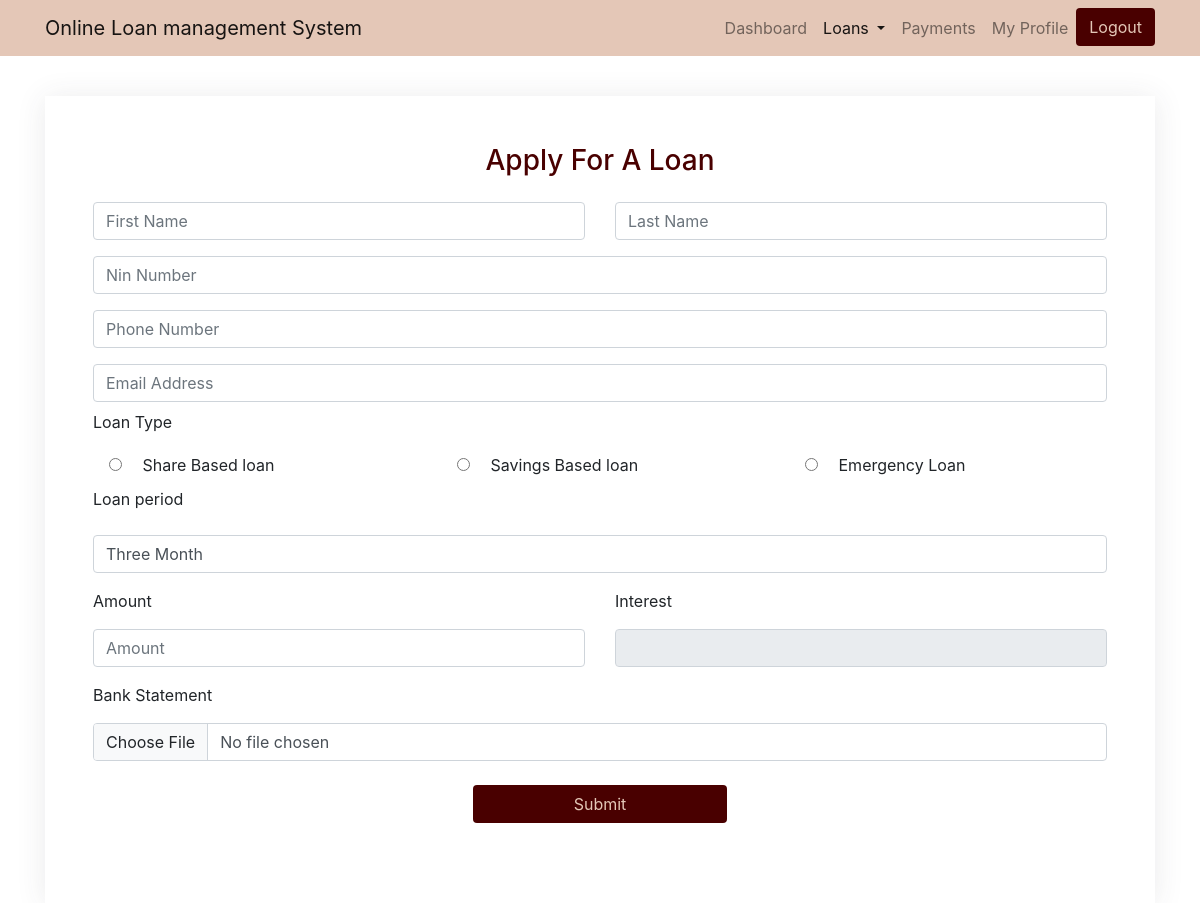
Page /my_account.php?id=loan_apply (signed in) on the committed database.
### tables this page shows
CREATE TABLE `loan_type` (
  `id` int(11) NOT NULL,
  `type_name` varchar(100) NOT NULL,
  `loan_description` text NOT NULL,
  `interest_rate` float NOT NULL,
  `max_loan_amount` int(11) NOT NULL
);

### data/get_data.php (called while the page is built, shortened)
<?php
function getLoanTypes($conn){
    $query = "SELECT * FROM loan_type";
    $stmt = $conn->query($query);
    if($stmt == true){
        $loan_types = $stmt->fetchAll();
        return $loan_types;
    }else{
        return 0;
    }
}
?>

### my_account.php (the view, shortened to what this page needs)
<?php
$id = $_REQUEST['id'] ?? 'dashboard';
include("include/db_con.php");
include("data/get_data.php");
?>
<!DOCTYPE html>
<html lang="en">
<head>
    <link href="https://cdn.jsdelivr.net/npm/bootstrap@5.3.1/dist/css/bootstrap.min.css" rel="stylesheet"
>
    <link rel="stylesheet" href="https://maxcdn.bootstrapcdn.com/bootstrap/4.5.2/css/bootstrap.min.css">
    <link rel="stylesheet" href="https://maxcdn.bootstrapcdn.com/bootstrap/4.5.2/css/bootstrap.min.css">
    <link rel="stylesheet" href="https://cdnjs.cloudflare.com/ajax/libs/font-awesome/6.4.2/css/all.min.css">
    <link rel="stylesheet" href="assets/css/style.css">
    <link rel="stylesheet" href="https://maxcdn.bootstrapcdn.com/bootstrap/4.5.2/css/bootstrap.min.css">
    <link rel="stylesheet" href="assets/css/style.css">
</head>
<body>
    <nav class="navbar navbar-expand-md navbar-light bg_cream fixed-top">
        <div class="container text_maroon">
            <a class="navbar-brand" href="#">Online Loan management System</a>
            <div class="collapse navbar-collapse  justify-content-end" id="navbarNav">
                <ul class="navbar-nav">
                    <li class=" <?php if ('dashboard' == $id) {
                        echo "active";
                    } ?> nav-item">
                        <a href="my_account.php?id=dashboard" class="nav-link">Dashboard</a>
                    </li>
                    <li class="nav-item dropdown">
                        <a class="nav-link dropdown-toggle <?php if ('loan_apply' == $id || 'loan_history' == $id) {
                            echo "active";
                        } ?> " href="#" id="servicesDropdown" role="button" data-toggle="dropdown" aria-haspopup="true"
                            aria-expanded="false">
                            Loans
                        </a>
                    </li>
                    <li class=" <?php if ('payments' == $id) {
                        echo "active";
                    } ?> nav-item">
                        <a href="my_account.php?id=payments" class="nav-link">Payments</a>
                    </li>
                    <li class=" <?php if ('profile' == $id) {
                        echo "active";
                    } ?> nav-item">
                        <a href="my_account.php?id=profile" class="nav-link">My Profile</a>
                    </li>
                    <li class="nav-item">
                        <a class="nav-lin btn bg_maroon text_cream" href="logout.php">Logout</a>
                    </li>
                </ul>
            </div>
        </div>
    </nav>
    <div class="container-fluid mt-5">
        <div class="container main_body pt-5">
            <?php if ('loan_apply' == $id) {
                $loan_types = getLoanTypes($conn);
                ?>
                <div class="bg_white p-5">
                    <h3 class="text-center text_maroon">Apply For A Loan</h3>
                    <form action="data/add_data.php" method="POST" enctype="multipart/form-data">
                        <div class="row my-3 ">
                            <div class="col-md-6">
                                <input type="text" name="fname" placeholder="First Name" class="form-control my-2" required>
                            </div>
                            <div class="col-md-6">
                                <input type="text" name="lname" placeholder="Last Name" class="form-control my-2" required>
                            </div>
                            <div class="col-md-12">
                                <input type="text" name="nin" placeholder="Nin Number" class="form-control my-2">
                            </div>
                            <div class="col-md-12">
                                <input type="text" name="phone" placeholder="Phone Number" class="form-control my-2"
                                    required>
                            </div>
                            <div class="col-md-12">
                                <input type="email" name="email" placeholder="Email Address" class="form-control my-2"
                                    required>
                            </div>
                            <div class="col-md-12">
                                <label>Loan Type</label><br>
                                <div class="row">
                                    <?php foreach ($loan_types as $loan_type) { ?>
                                        <div class="col-md-4">
                                            <input type="radio" class="m-3 loan-type" name="loan_type"
                                                data-interest-rate="<?= $loan_type['interest_rate'] ?>"
                                                data-max-loan-amount="<?= $loan_type['max_loan_amount'] ?>"
                                                data-loan-type-id="<?= $loan_type['id'] ?>">
                                            <?= $loan_type['type_name'] ?>
                                        </div>
                                    <?php } ?>
                                </div>
                            </div>
                            <div class="col-md-12">
                                <label>Loan period</label><br>
                                <select id="loan_period" name="loan_period" class="form-control my-3"
                                    onchange="calculateInterest()">
                                    <option value="3">Three Month</option>
                                </select>
                            </div>
                            <div class="col-md-6">
                                <label>Amount</label>
                                <input type="text" id="loan_amount" name="loan_amount" placeholder="Amount"
                                    class="form-control my-2" required oninput="calculateInterest()">
                            </div>
                            <div class="col-md-6">
                                <label for="">Interest</label>
                                <input type="text" id="interest_amount" name="interest_amount" readonly
                                    class="form-control my-2" required>
                            </div>
                            <div class="col-md-12 mt-2">
                                <label for="">Bank Statement</label>
                                <input type="file" name="bank_statement" placeholder="Bank Statement"
                                    class="form-control my-2" required>
                            </div>
                            <div class="col-md-12">
                                <div class="text-center">
                                    <button name="loan_apply" class="btn w-25 bg_maroon text_cream my-3">Submit</button>
                                </div>
                            </div>
                        </div>
                    </form>
                </div>
                <?php
            }
            ?>
        </div>
    </div>
</body>
</html>

### assets/css/style.css (style rules this page uses)
.bg_white { -webkit-box-shadow: 0 0.15rem 1.75rem 0 rgba(58, 59, 69, 0.1); box-shadow: 0 0.15rem 1.75rem 0 rgba(58, 59, 69, 0.1); background-color: #FFF; }
.text_cream { color: #E4C7B7; }
.text_maroon { color: #490000; }
.bg_cream { background: #E4C7B7; }
.bg_maroon { background: #490000; }

### rows in the picture
loan_type: type_name "Share Based loan"
loan_type: type_name "Savings Based loan"
loan_type: type_name "Emergency Loan"
